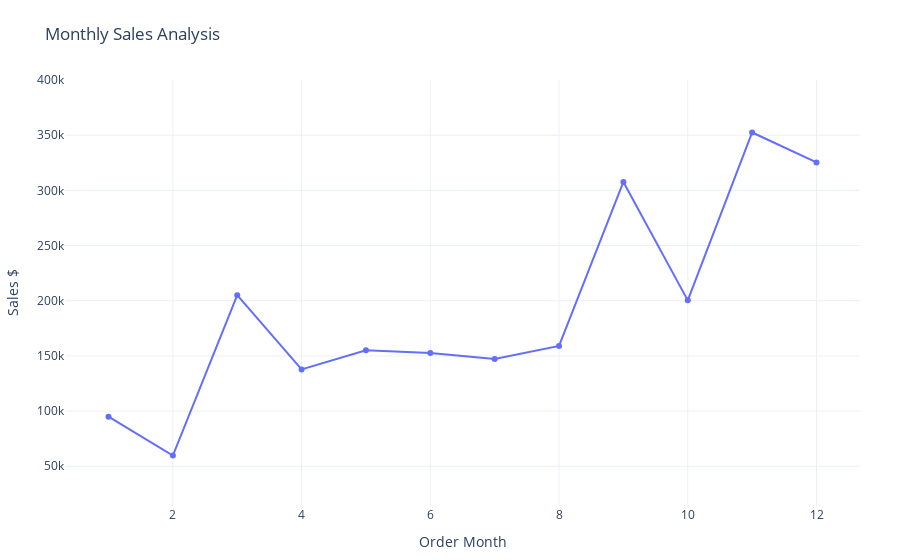

The code cell stored with this chart in its notebook:
### Code cell
# Generate a visualization graph of the sales_by_month table
fig1 = px.line(sales_by_month,
              x = 'Order Month',
              y = 'Sales',
            title = 'Monthly Sales Analysis',
              markers = True)
            

fig1.update_traces(text = sales_by_month['Sales'].apply(lambda x:f" {x/1000 :.0f}K"), textposition = 'top center',
                  textfont=dict(size=12, color='black'))
fig1.update_layout(xaxis_title = 'Order Month', yaxis_title = 'Sales $', margin=dict(l=40, r=40, t=80, b=40))

fig1.update_yaxes(range=[14000, 400000])  # Adjust y-axis range
fig1.update_xaxes(tickangle = 0)
                  
fig1.show()

### Figure 1 — Plotly figure (JSON) as saved in the notebook; plotly's stock layout.template omitted (floating-point values rounded to 4 significant figures)
{"data": [{"hovertemplate": "Order Month=%{x}<br>Sales=%{y}<extra></extra>", "legendgroup": "", "line": {"color": "#636efa", "dash": "solid"}, "marker": {"symbol": "circle"}, "mode": "lines+markers", "name": "", "orientation": "v", "showlegend": false, "text": [" 95K", " 60K", " 205K", " 138K", " 155K", " 153K", " 147K", " 159K", " 308K", " 200K", " 352K", " 325K"], "textfont": {"color": "black", "size": 12}, "textposition": "top center", "type": "scatter", "x": [1, 2, 3, 4, 5, 6, 7, 8, 9, 10, 11, 12], "xaxis": "x", "y": [94920.0, 59750.0, 205000.0, 137800.0, 155000.0, 152700.0, 147200.0, 159000.0, 307600.0, 200300.0, 352500.0, 325300.0], "yaxis": "y"}], "layout": {"autosize": true, "legend": {"tracegroupgap": 0}, "margin": {"b": 40, "l": 40, "r": 40, "t": 80}, "title": {"text": "Monthly Sales Analysis"}, "xaxis": {"anchor": "y", "autorange": true, "domain": [0, 1], "range": [0.3373, 12.66], "tickangle": 0, "title": {"text": "Order Month"}, "type": "linear"}, "yaxis": {"anchor": "x", "domain": [0, 1], "range": [14000, 400000], "title": {"text": "Sales $"}, "type": "linear"}}}
